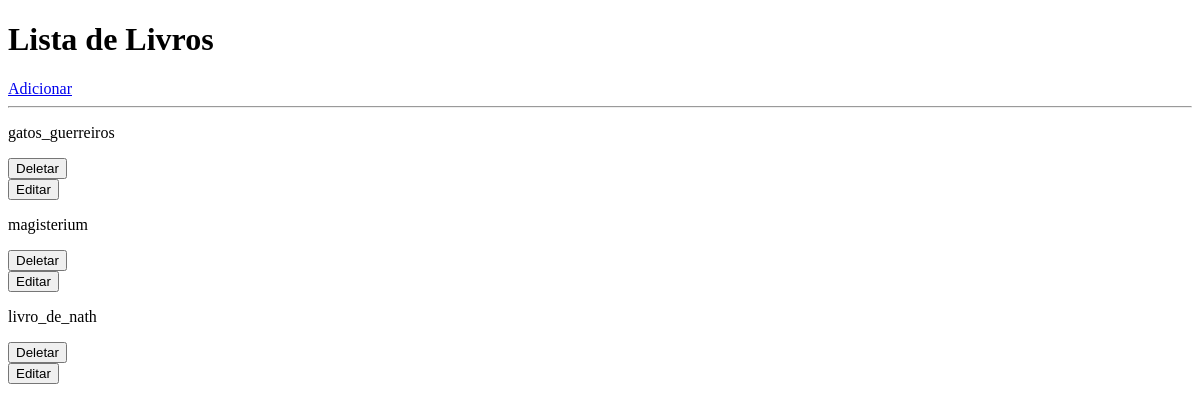
The page /books/ on the database as committed earlier.
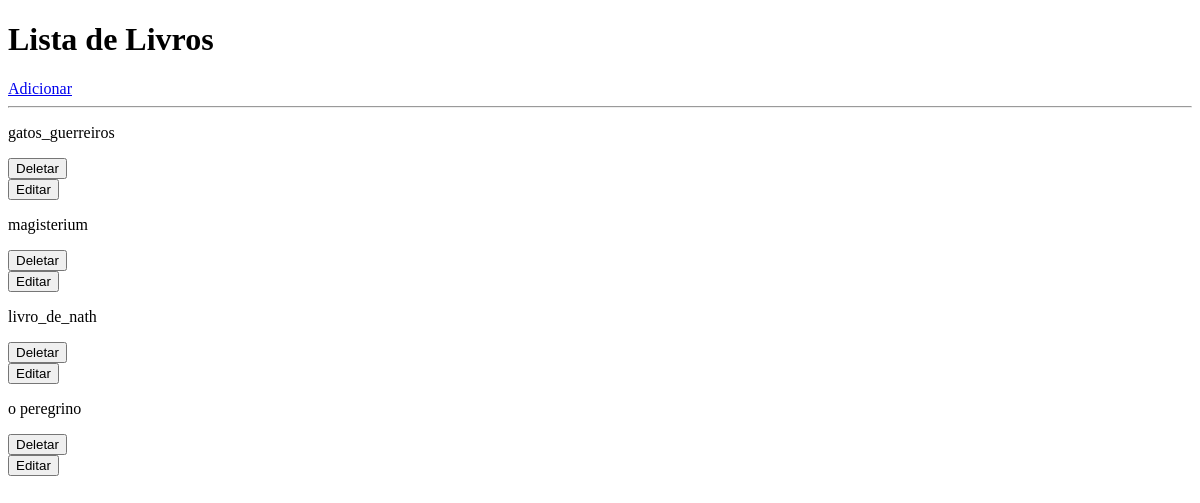
The same page on the database as committed later.
### tables this page shows
CREATE TABLE books (
    id INTEGER PRIMARY KEY AUTOINCREMENT,
    titulo TEXT NOT NULL,
    user_id INTEGER NOT NULL,
    FOREIGN KEY(user_id) REFERENCES users(id)
);

### controllers/books.py (the view)
@bp.route('/')
def index():
    return render_template('books/index.html', books = Book.all())

### database/__init__.py (called while the page is built)
def get_connection():
    conn = sqlite3.connect(os.path.join(dirname, DATABASE))
    conn.row_factory = sqlite3.Row
    return conn

### models/book.py (called while the page is built)
    @classmethod
    def all(cls):
        conn = get_connection()
        books = conn.execute("SELECT * FROM books").fetchall()
        return books

### auth/templates/books/index.html (shortened to what this page needs)
<!DOCTYPE html>
<html lang="en">
<head>
</head>
<body>
    <h1>Lista de Livros</h1>
    <a href="{{url_for('books.register')}}">Adicionar</a>
    <hr>
    {% for book in books %}
        <p>{{book.titulo}}</p>
        <form action="{{ url_for('books.delete', book_id=book.id) }}" method="post">
            <button type="submit" onclick="return confirm('Você tem certeza que deseja remover esse livro?')";>Deletar</button>
        </form>
        <a href="{{ url_for('books.edit', book_id=book.id) }}">
            <button type="button">Editar</button>
        </a>
    {% endfor %}
</body>
</html>

Rows that differ between the two databases and show on the page:
added books: titulo "o peregrino"
